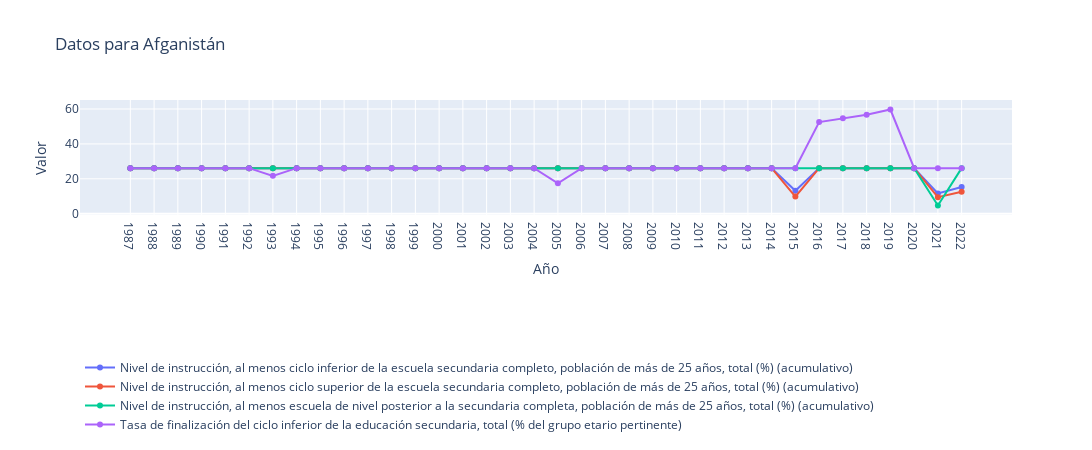

Source (notebook cell):
### Code cell
# Obtener los factores únicos por país
factores_por_pais = df_filled.groupby(['país'])['factor_(serie)'].unique().apply(list).to_dict()

# Crear una lista con los nombres de los países en el DataFrame
paises = df_filled['país'].unique().tolist()

# Crear un widget de menú desplegable (dropdown) para seleccionar un país
dropdown_paises = widgets.Dropdown(
    options=paises,
    description='Seleccionar país:'
)

# Función para graficar los datos por país seleccionado
def graficar_datos_por_pais(pais):
    datos_pais = df_filled[df_filled['país'] == pais]

    fig = go.Figure()
    
    for factor in factores_por_pais[pais]:
        datos_factor = datos_pais[datos_pais['factor_(serie)'] == factor]
        fig.add_trace(go.Scatter(x=datos_factor['Año'], y=datos_factor['Valor'], mode='lines+markers', name=factor))
    
    fig.update_layout(
        title=f'Datos para {pais}',
        xaxis_title='Año',
        yaxis_title='Valor',
        legend=dict(x=0, y=-1.2, orientation='h'),
        height=450,
        width=1200
    )
    fig.show()

# Mostrar un widget vacío para eliminar el gráfico por defecto
display(widgets.Output())

# Interactividad: enlazar el widget de menú desplegable a la función de graficado
widgets.interactive(graficar_datos_por_pais, pais=dropdown_paises)

### Figure 1 — Plotly figure (JSON) as saved in the notebook; plotly's stock layout.template omitted (floating-point values rounded to 4 significant figures)
{"data": [{"mode": "lines+markers", "name": "Nivel de instrucción, al menos ciclo inferior de la escuela secundaria completo, población de más de 25 años, total (%) (acumulativo)", "type": "scatter", "x": ["1987", "1988", "1989", "1990", "1991", "1992", "1993", "1994", "1995", "1996", "1997", "1998", "1999", "2000", "2001", "2002", "2003", "2004", "2005", "2006", "2007", "2008", "2009", "2010", "2011", "2012", "2013", "2014", "2015", "2016", "2017", "2018", "2019", "2020", "2021", "2022"], "y": [26.11, 26.11, 26.11, 26.11, 26.11, 26.11, 26.11, 26.11, 26.11, 26.11, 26.11, 26.11, 26.11, 26.11, 26.11, 26.11, 26.11, 26.11, 26.11, 26.11, 26.11, 26.11, 26.11, 26.11, 26.11, 26.11, 26.11, 26.11, 13.13, 26.11, 26.11, 26.11, 26.11, 26.11, 11.63, 15.34]}, {"mode": "lines+markers", "name": "Nivel de instrucción, al menos ciclo superior de la escuela secundaria completo, población de más de 25 años, total (%) (acumulativo)", "type": "scatter", "x": ["1987", "1988", "1989", "1990", "1991", "1992", "1993", "1994", "1995", "1996", "1997", "1998", "1999", "2000", "2001", "2002", "2003", "2004", "2005", "2006", "2007", "2008", "2009", "2010", "2011", "2012", "2013", "2014", "2015", "2016", "2017", "2018", "2019", "2020", "2021", "2022"], "y": [26.11, 26.11, 26.11, 26.11, 26.11, 26.11, 26.11, 26.11, 26.11, 26.11, 26.11, 26.11, 26.11, 26.11, 26.11, 26.11, 26.11, 26.11, 26.11, 26.11, 26.11, 26.11, 26.11, 26.11, 26.11, 26.11, 26.11, 26.11, 9.792, 26.11, 26.11, 26.11, 26.11, 26.11, 9.461, 12.6]}, {"mode": "lines+markers", "name": "Nivel de instrucción, al menos escuela de nivel posterior a la secundaria completa, población de más de 25 años, total (%) (acumulativo)", "type": "scatter", "x": ["1987", "1988", "1989", "1990", "1991", "1992", "1993", "1994", "1995", "1996", "1997", "1998", "1999", "2000", "2001", "2002", "2003", "2004", "2005", "2006", "2007", "2008", "2009", "2010", "2011", "2012", "2013", "2014", "2015", "2016", "2017", "2018", "2019", "2020", "2021", "2022"], "y": [26.11, 26.11, 26.11, 26.11, 26.11, 26.11, 26.11, 26.11, 26.11, 26.11, 26.11, 26.11, 26.11, 26.11, 26.11, 26.11, 26.11, 26.11, 26.11, 26.11, 26.11, 26.11, 26.11, 26.11, 26.11, 26.11, 26.11, 26.11, 26.11, 26.11, 26.11, 26.11, 26.11, 26.11, 4.705, 26.11]}, {"mode": "lines+markers", "name": "Tasa de finalización del ciclo inferior de la educación secundaria, total (% del grupo etario pertinente)", "type": "scatter", "x": ["1987", "1988", "1989", "1990", "1991", "1992", "1993", "1994", "1995", "1996", "1997", "1998", "1999", "2000", "2001", "2002", "2003", "2004", "2005", "2006", "2007", "2008", "2009", "2010", "2011", "2012", "2013", "2014", "2015", "2016", "2017", "2018", "2019", "2020", "2021", "2022"], "y": [26.11, 26.11, 26.11, 26.11, 26.11, 26.11, 21.69, 26.11, 26.11, 26.11, 26.11, 26.11, 26.11, 26.11, 26.11, 26.11, 26.11, 26.11, 17.39, 26.11, 26.11, 26.11, 26.11, 26.11, 26.11, 26.11, 26.11, 26.11, 26.11, 52.52, 54.69, 56.74, 59.72, 26.11, 26.11, 26.11]}], "layout": {"height": 450, "legend": {"orientation": "h", "x": 0, "y": -1.2}, "title": {"text": "Datos para Afganistán"}, "width": 1200, "xaxis": {"title": {"text": "Año"}}, "yaxis": {"title": {"text": "Valor"}}}}
